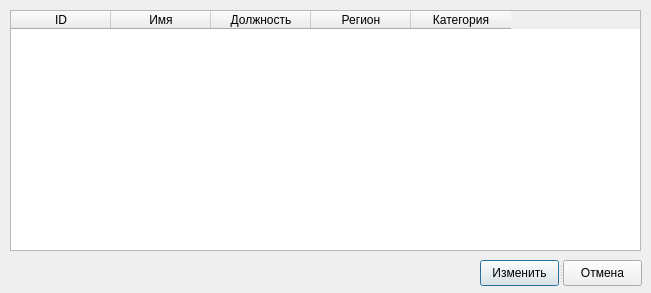
<?xml version="1.0" encoding="UTF-8"?>
<ui version="4.0">
 <class>Dialog</class>
 <widget class="QDialog" name="Dialog">
  <property name="geometry">
   <rect>
    <x>0</x>
    <y>0</y>
    <width>651</width>
    <height>293</height>
   </rect>
  </property>
  <property name="windowTitle">
   <string>Dialog</string>
  </property>
  <widget class="QTableWidget" name="tableWidget">
   <property name="geometry">
    <rect>
     <x>10</x>
     <y>10</y>
     <width>631</width>
     <height>241</height>
    </rect>
   </property>
   <property name="locale">
    <locale language="Russian" country="Russia"/>
   </property>
   <property name="selectionBehavior">
    <enum>QAbstractItemView::SelectRows</enum>
   </property>
   <property name="columnCount">
    <number>5</number>
   </property>
   <column>
    <property name="text">
     <string>ID</string>
    </property>
   </column>
   <column>
    <property name="text">
     <string>Имя</string>
    </property>
   </column>
   <column>
    <property name="text">
     <string>Должность</string>
    </property>
   </column>
   <column>
    <property name="text">
     <string>Регион</string>
    </property>
   </column>
   <column>
    <property name="text">
     <string>Категория</string>
    </property>
   </column>
  </widget>
  <widget class="QSplitter" name="splitter">
   <property name="geometry">
    <rect>
     <x>480</x>
     <y>260</y>
     <width>162</width>
     <height>26</height>
    </rect>
   </property>
   <property name="orientation">
    <enum>Qt::Horizontal</enum>
   </property>
   <widget class="QPushButton" name="edit">
    <property name="text">
     <string>Изменить</string>
    </property>
   </widget>
   <widget class="QPushButton" name="cancel">
    <property name="text">
     <string>Отмена</string>
    </property>
   </widget>
  </widget>
 </widget>
 <resources/>
 <connections/>
</ui>
